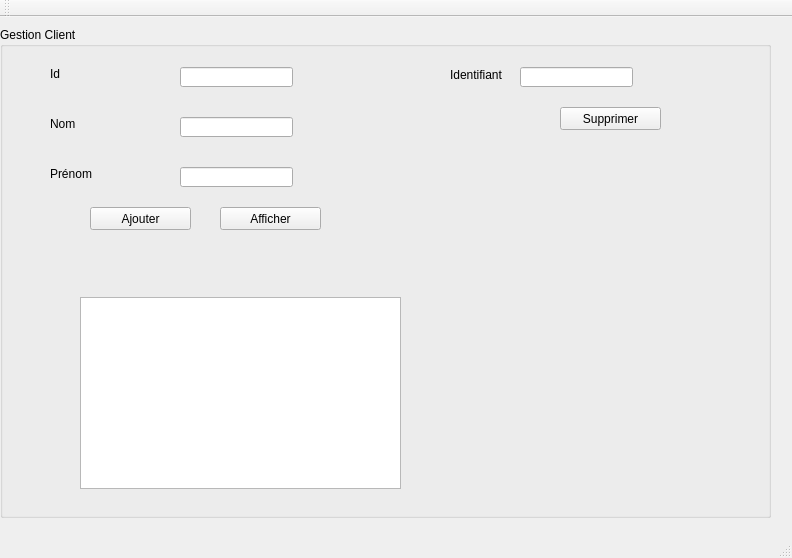
<?xml version="1.0" encoding="UTF-8"?>
<ui version="4.0">
 <class>MainWindow</class>
 <widget class="QMainWindow" name="MainWindow">
  <property name="geometry">
   <rect>
    <x>0</x>
    <y>0</y>
    <width>792</width>
    <height>558</height>
   </rect>
  </property>
  <property name="windowTitle">
   <string>Gestion des Clients</string>
  </property>
  <widget class="QWidget" name="centralWidget">
   <widget class="QGroupBox" name="groupBox_2">
    <property name="geometry">
     <rect>
      <x>0</x>
      <y>10</y>
      <width>771</width>
      <height>491</height>
     </rect>
    </property>
    <property name="title">
     <string>Gestion Client</string>
    </property>
    <widget class="QPushButton" name="pushButton_3">
     <property name="geometry">
      <rect>
       <x>220</x>
       <y>180</y>
       <width>101</width>
       <height>23</height>
      </rect>
     </property>
     <property name="text">
      <string>Afficher</string>
     </property>
    </widget>
    <widget class="QPushButton" name="pb_ajouter">
     <property name="geometry">
      <rect>
       <x>90</x>
       <y>180</y>
       <width>101</width>
       <height>23</height>
      </rect>
     </property>
     <property name="text">
      <string>Ajouter</string>
     </property>
    </widget>
    <widget class="QLabel" name="label_4">
     <property name="geometry">
      <rect>
       <x>50</x>
       <y>40</y>
       <width>47</width>
       <height>13</height>
      </rect>
     </property>
     <property name="text">
      <string>Id</string>
     </property>
    </widget>
    <widget class="QLabel" name="label_5">
     <property name="geometry">
      <rect>
       <x>50</x>
       <y>90</y>
       <width>47</width>
       <height>13</height>
      </rect>
     </property>
     <property name="text">
      <string>Nom</string>
     </property>
    </widget>
    <widget class="QLabel" name="label_6">
     <property name="geometry">
      <rect>
       <x>50</x>
       <y>140</y>
       <width>47</width>
       <height>13</height>
      </rect>
     </property>
     <property name="text">
      <string>Prénom</string>
     </property>
    </widget>
    <widget class="QPushButton" name="pb_supprimer">
     <property name="geometry">
      <rect>
       <x>560</x>
       <y>80</y>
       <width>101</width>
       <height>23</height>
      </rect>
     </property>
     <property name="text">
      <string>Supprimer</string>
     </property>
    </widget>
    <widget class="QLineEdit" name="le_id">
     <property name="geometry">
      <rect>
       <x>180</x>
       <y>40</y>
       <width>113</width>
       <height>20</height>
      </rect>
     </property>
    </widget>
    <widget class="QLineEdit" name="le_nom">
     <property name="geometry">
      <rect>
       <x>180</x>
       <y>90</y>
       <width>113</width>
       <height>20</height>
      </rect>
     </property>
    </widget>
    <widget class="QLineEdit" name="le_prenom">
     <property name="geometry">
      <rect>
       <x>180</x>
       <y>140</y>
       <width>113</width>
       <height>20</height>
      </rect>
     </property>
    </widget>
    <widget class="QTableView" name="tab_client">
     <property name="geometry">
      <rect>
       <x>80</x>
       <y>270</y>
       <width>321</width>
       <height>192</height>
      </rect>
     </property>
    </widget>
    <widget class="QLabel" name="label">
     <property name="geometry">
      <rect>
       <x>450</x>
       <y>40</y>
       <width>61</width>
       <height>16</height>
      </rect>
     </property>
     <property name="text">
      <string>Identifiant</string>
     </property>
    </widget>
    <widget class="QLineEdit" name="le_id_supp">
     <property name="geometry">
      <rect>
       <x>520</x>
       <y>40</y>
       <width>113</width>
       <height>20</height>
      </rect>
     </property>
    </widget>
   </widget>
  </widget>
  <widget class="QMenuBar" name="menuBar">
   <property name="geometry">
    <rect>
     <x>0</x>
     <y>0</y>
     <width>792</width>
     <height>21</height>
    </rect>
   </property>
  </widget>
  <widget class="QToolBar" name="mainToolBar">
   <attribute name="toolBarArea">
    <enum>TopToolBarArea</enum>
   </attribute>
   <attribute name="toolBarBreak">
    <bool>false</bool>
   </attribute>
  </widget>
  <widget class="QStatusBar" name="statusBar"/>
 </widget>
 <layoutdefault spacing="6" margin="11"/>
 <resources/>
 <connections/>
</ui>
